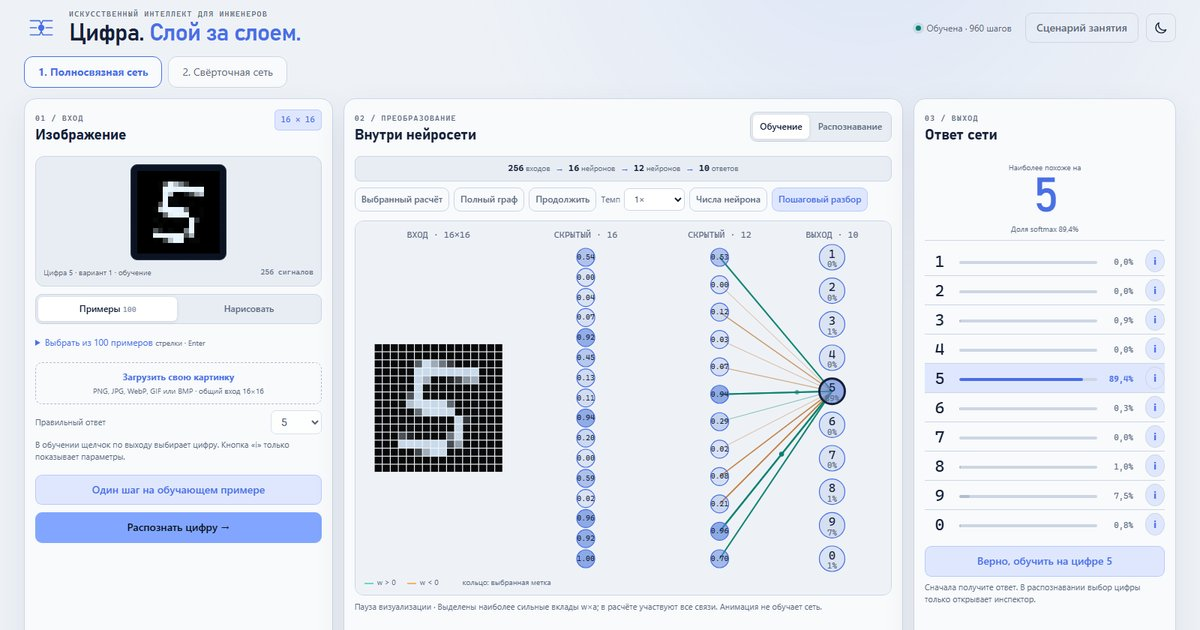
#> input picture neural-network-digit-recognition/og-image.jpg, 1200 x 630 px
$ python sheet.py ../../../neural-network-digit-recognition/og-image.jpg ../../../neural-network-digit-recognition/og-image.jpg 5
#> lines starting #> are read from the running program, lines starting #| are printed output that depends on the picture
import sys,glob
from PIL import Image,ImageDraw
pat,out,per=sys.argv[1],sys.argv[2],int(sys.argv[3]) if len(sys.argv)>3 else 12
fs=sorted(glob.glob(pat))
for k in range(0,len(fs),per):
    ims=[Image.open(f) for f in fs[k:k+per]]
#> ims = 1 item
    w,h=ims[0].size; cols=3; rows=(len(ims)+cols-1)//cols
#> after `w, h = ims[0].size`: w = 1200; h = 630
#> after `rows = (len(ims) + cols - 1) // cols`: rows = 1
    S=Image.new('RGB',(cols*(w+10)+10,rows*(h+10)+10),'#888')
#> S: PIL image 3640x650 RGB; every value is 136
    for i,im in enumerate(ims):
        S.paste(im,(10+(i%cols)*(w+10),10+(i//cols)*(h+10)))
        ImageDraw.Draw(S).text((14+(i%cols)*(w+10),12+(i//cols)*(h+10)),str(k+i+1),fill='red')
#> this loop made 1 pass
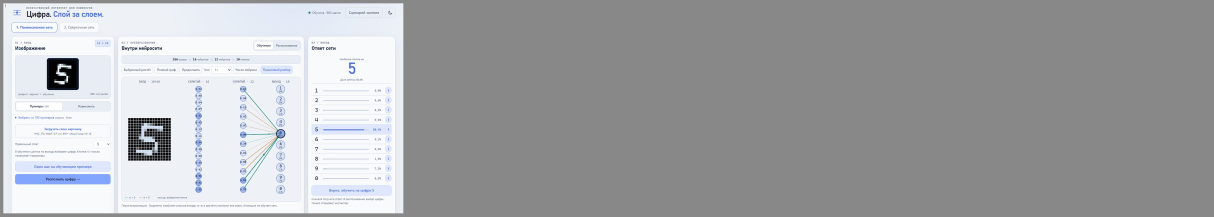
#> S: PIL image 3640x650 RGB (shown at 1/3 size); mean R, G, B 165.3, 166.6, 168.9
    S.save(f'{out}-{k//per+1}.png'); print(f'{out}-{k//per+1}.png')
#| ../../../neural-network-digit-recognition/og-image.jpg-1.png
